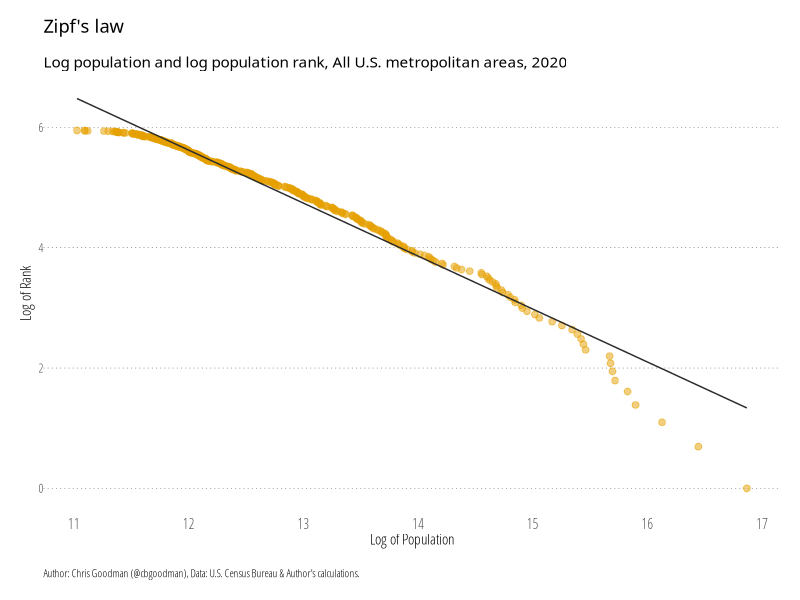
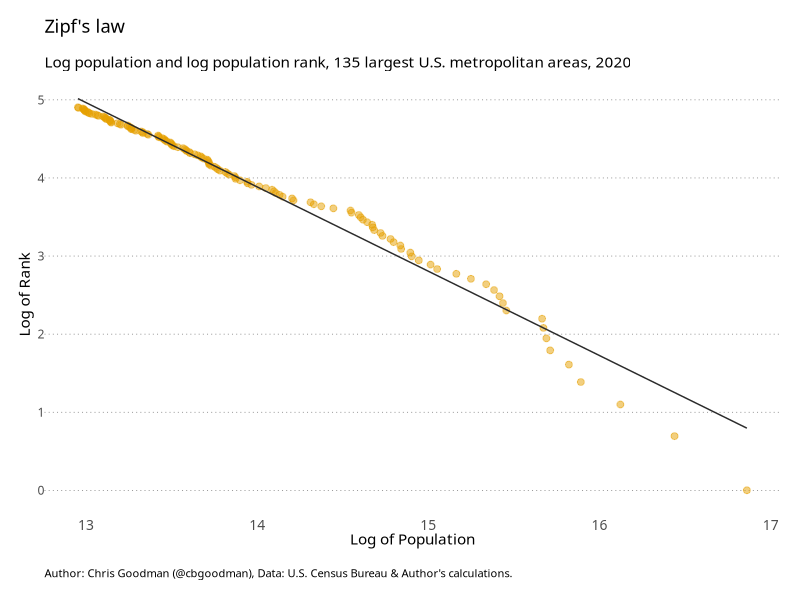

Reproduce these figures in R, in order. (Note: this script raises an error after producing the figures.)
library(tidyverse)

# read in data
msa <- read.csv("msapop2020.csv")
# create new data to conform with Gabaix (1999)
msa135 <- msa %>%
  filter(rankpop20<=135)

# plot -- all MSAs
p <- ggplot(msa)+
  aes(x = log(pop20), y = log(rankpop20))+
  geom_point(alpha = 0.5, size = 2, color = "#E69F00") +
  geom_smooth(method = "lm", se = FALSE, size=0.5, color="#2b2b2b", alpha=0.5) +
  # Theming
  labs(
    title="Zipf's law",
    subtitle="Log population and log population rank, All U.S. metropolitan areas, 2020",
    caption="Author: Chris Goodman (@cbgoodman), Data: U.S. Census Bureau & Author's calculations.",
    y="Log of Rank",
    x="Log of Population") +
  theme_minimal(base_family="Open Sans Condensed Light") +
  # light, dotted major y-grid lines only
  theme(panel.grid=element_line())+
  theme(panel.grid.major.y=element_line(color="#2b2b2b", linetype="dotted", size=0.15))+
  theme(panel.grid.major.x=element_blank())+
  theme(panel.grid.minor.x=element_blank())+
  theme(panel.grid.minor.y=element_blank())+
  # light x-axis line only
  theme(axis.line=element_line())+
  theme(axis.line.y=element_blank())+
  theme(axis.line.x=element_blank())+
  # tick styling
  theme(axis.ticks=element_line())+
  theme(axis.ticks.x=element_blank())+
  theme(axis.ticks.y=element_blank())+
  theme(axis.ticks.length=unit(5, "pt"))+
  # x-axis labels
  theme(axis.text.x=element_text(size=10, hjust=0.95,vjust=0.2))+
  # breathing room for the plot
  theme(plot.margin=unit(rep(0.5, 4), "cm"))+
  # move the y-axis tick labels over a bit
  theme(axis.text.y=element_text(margin=margin(r=-5)))+
  theme(axis.text.x=element_text(margin=margin(r=-5)))+
  # make the plot title bold and modify the bottom margin a bit
  theme(plot.title=element_text(family="Open Sans Condensed Bold", margin=margin(b=15)))+
  # make the subtitle italic
  theme(plot.subtitle=element_text(family="Open Sans Condensed Light Italic"))+
  theme(plot.caption=element_text(size=8, hjust=0, margin=margin(t=15)))
ggsave(plot=p, "zipf.png", width=8, height=6, units="in", dpi="retina")

summary(lm(data=msa, log(rankpop20)~log(pop20)))

# plot -- 135 largest
p1 <- ggplot(msa135) +
  aes(x = log(pop20), y = log(rankpop20)) +
  # points
  geom_point(alpha = 0.5, size = 2, color = "#E69F00") +
  # point labels for the largest cities -- still deciding
  # geom_text(aes(label=ifelse(rank2010<5,as.character(msa),'')),hjust=0,vjust=0) +
  # trend line
  geom_smooth(method = "lm", se = FALSE, size=0.5, color="#2b2b2b", alpha=0.5) +
  # theming
  labs(
    title="Zipf's law",
    subtitle="Log population and log population rank, 135 largest U.S. metropolitan areas, 2020",
    caption="Author: Chris Goodman (@cbgoodman), Data: U.S. Census Bureau & Author's calculations.",
    y="Log of Rank",
    x="Log of Population") +
  theme_minimal(base_family="Public Sans Light") +
  # light, dotted major y-grid lines only
  theme(panel.grid=element_line())+
  theme(panel.grid.major.y=element_line(color="#2b2b2b", linetype="dotted", size=0.15))+
  theme(panel.grid.major.x=element_blank())+
  theme(panel.grid.minor.x=element_blank())+
  theme(panel.grid.minor.y=element_blank())+
  # light x-axis line only
  theme(axis.line=element_line())+
  theme(axis.line.y=element_blank())+
  theme(axis.line.x=element_blank())+
  # tick styling
  theme(axis.ticks=element_line())+
  theme(axis.ticks.x=element_blank())+
  theme(axis.ticks.y=element_blank())+
  theme(axis.ticks.length=unit(5, "pt"))+
  # x-axis labels
  theme(axis.text.x=element_text(size=10, hjust=0.95,vjust=0.2))+
  # breathing room for the plot
  theme(plot.margin=unit(rep(0.5, 4), "cm"))+
  # move the xy-axis tick labels over a bit
  theme(axis.text.y=element_text(margin=margin(r=-5)))+
  theme(axis.text.x=element_text(margin=margin(r=-5)))+
  # make the plot title bold and modify the bottom margin a bit
  theme(plot.title=element_text(family="Public Sans SemiBold", margin=margin(b=15)))+
  # make the subtitle italic
  theme(plot.subtitle=element_text(family="Public Sans Light Italic"))+
  theme(plot.caption=element_text(size=8, hjust=0, margin=margin(t=15)))
ggsave(plot=p1, "zipf135_20.png", width=8, height=6, units="in", dpi="retina")

summary(lm(data=msa135, log(rank2010)~log(pop2010)))
